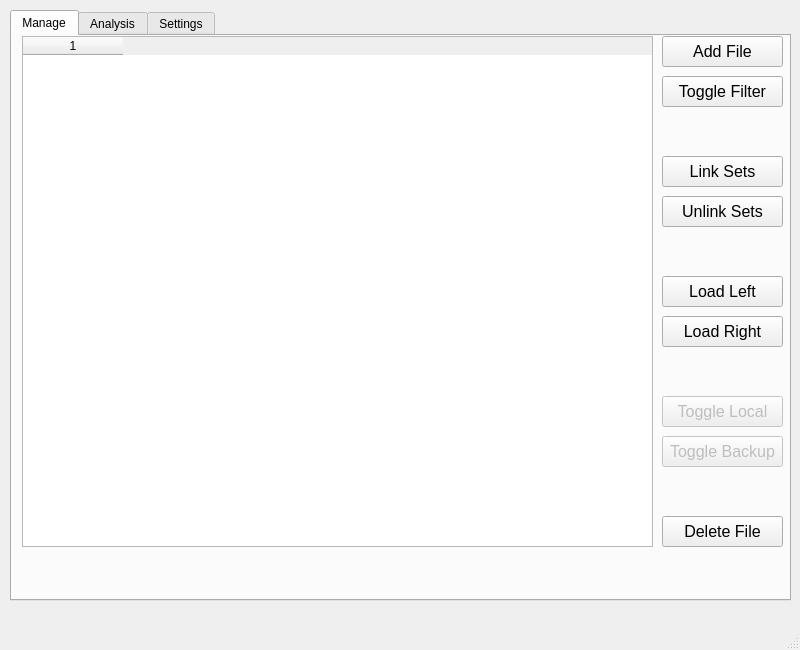
<?xml version="1.0" encoding="UTF-8"?>
<ui version="4.0">
 <class>MainWindow</class>
 <widget class="QMainWindow" name="MainWindow">
  <property name="enabled">
   <bool>true</bool>
  </property>
  <property name="geometry">
   <rect>
    <x>0</x>
    <y>0</y>
    <width>800</width>
    <height>650</height>
   </rect>
  </property>
  <property name="sizePolicy">
   <sizepolicy hsizetype="Fixed" vsizetype="Fixed">
    <horstretch>0</horstretch>
    <verstretch>0</verstretch>
   </sizepolicy>
  </property>
  <property name="windowTitle">
   <string>Leg Asymmetry Analysis Tool</string>
  </property>
  <widget class="QWidget" name="centralwidget">
   <widget class="QTabWidget" name="tabWidget">
    <property name="geometry">
     <rect>
      <x>10</x>
      <y>10</y>
      <width>781</width>
      <height>591</height>
     </rect>
    </property>
    <property name="currentIndex">
     <number>0</number>
    </property>
    <widget class="QWidget" name="tab_Manage">
     <attribute name="title">
      <string>Manage</string>
     </attribute>
     <widget class="QPushButton" name="pushButton_Add">
      <property name="geometry">
       <rect>
        <x>650</x>
        <y>0</y>
        <width>121</width>
        <height>31</height>
       </rect>
      </property>
      <property name="font">
       <font>
        <pointsize>12</pointsize>
       </font>
      </property>
      <property name="text">
       <string>Add File</string>
      </property>
     </widget>
     <widget class="QPushButton" name="pushButton_Delete">
      <property name="geometry">
       <rect>
        <x>650</x>
        <y>480</y>
        <width>121</width>
        <height>31</height>
       </rect>
      </property>
      <property name="font">
       <font>
        <pointsize>12</pointsize>
       </font>
      </property>
      <property name="text">
       <string>Delete File</string>
      </property>
     </widget>
     <widget class="QTableWidget" name="tableWidget_Manager">
      <property name="geometry">
       <rect>
        <x>10</x>
        <y>0</y>
        <width>631</width>
        <height>511</height>
       </rect>
      </property>
      <property name="alternatingRowColors">
       <bool>true</bool>
      </property>
      <property name="selectionBehavior">
       <enum>QAbstractItemView::SelectRows</enum>
      </property>
      <property name="columnCount">
       <number>1</number>
      </property>
      <column/>
     </widget>
     <widget class="QPushButton" name="pushButton_Left">
      <property name="geometry">
       <rect>
        <x>650</x>
        <y>240</y>
        <width>121</width>
        <height>31</height>
       </rect>
      </property>
      <property name="font">
       <font>
        <pointsize>12</pointsize>
       </font>
      </property>
      <property name="text">
       <string>Load Left</string>
      </property>
     </widget>
     <widget class="QPushButton" name="pushButton_Right">
      <property name="geometry">
       <rect>
        <x>650</x>
        <y>280</y>
        <width>121</width>
        <height>31</height>
       </rect>
      </property>
      <property name="font">
       <font>
        <pointsize>12</pointsize>
       </font>
      </property>
      <property name="text">
       <string>Load Right</string>
      </property>
     </widget>
     <widget class="QPushButton" name="pushButton_Link">
      <property name="geometry">
       <rect>
        <x>650</x>
        <y>120</y>
        <width>121</width>
        <height>31</height>
       </rect>
      </property>
      <property name="font">
       <font>
        <pointsize>12</pointsize>
       </font>
      </property>
      <property name="text">
       <string>Link Sets</string>
      </property>
     </widget>
     <widget class="QPushButton" name="pushButton_Unlink">
      <property name="geometry">
       <rect>
        <x>650</x>
        <y>160</y>
        <width>121</width>
        <height>31</height>
       </rect>
      </property>
      <property name="font">
       <font>
        <pointsize>12</pointsize>
       </font>
      </property>
      <property name="text">
       <string>Unlink Sets</string>
      </property>
     </widget>
     <widget class="QWidget" name="widget_Backup" native="true">
      <property name="enabled">
       <bool>false</bool>
      </property>
      <property name="geometry">
       <rect>
        <x>650</x>
        <y>360</y>
        <width>121</width>
        <height>71</height>
       </rect>
      </property>
      <widget class="QPushButton" name="pushButton_Server">
       <property name="geometry">
        <rect>
         <x>0</x>
         <y>40</y>
         <width>121</width>
         <height>31</height>
        </rect>
       </property>
       <property name="font">
        <font>
         <pointsize>12</pointsize>
        </font>
       </property>
       <property name="text">
        <string>Toggle Backup</string>
       </property>
      </widget>
      <widget class="QPushButton" name="pushButton_Local">
       <property name="geometry">
        <rect>
         <x>0</x>
         <y>0</y>
         <width>121</width>
         <height>31</height>
        </rect>
       </property>
       <property name="font">
        <font>
         <pointsize>12</pointsize>
        </font>
       </property>
       <property name="text">
        <string>Toggle Local</string>
       </property>
      </widget>
     </widget>
     <widget class="QPushButton" name="pushButton_Filter">
      <property name="geometry">
       <rect>
        <x>650</x>
        <y>40</y>
        <width>121</width>
        <height>31</height>
       </rect>
      </property>
      <property name="font">
       <font>
        <pointsize>12</pointsize>
       </font>
      </property>
      <property name="text">
       <string>Toggle Filter</string>
      </property>
     </widget>
    </widget>
    <widget class="QWidget" name="tab_Analysis">
     <attribute name="title">
      <string>Analysis</string>
     </attribute>
     <widget class="QTabWidget" name="tabWidget">
      <property name="geometry">
       <rect>
        <x>0</x>
        <y>10</y>
        <width>781</width>
        <height>561</height>
       </rect>
      </property>
      <property name="currentIndex">
       <number>0</number>
      </property>
      <widget class="QWidget" name="tab_Dataset">
       <attribute name="title">
        <string>Dataset</string>
       </attribute>
       <widget class="QTableWidget" name="tableWidget_Left">
        <property name="enabled">
         <bool>false</bool>
        </property>
        <property name="geometry">
         <rect>
          <x>0</x>
          <y>30</y>
          <width>381</width>
          <height>451</height>
         </rect>
        </property>
        <property name="alternatingRowColors">
         <bool>true</bool>
        </property>
        <property name="rowCount">
         <number>20</number>
        </property>
        <property name="columnCount">
         <number>10</number>
        </property>
        <attribute name="horizontalHeaderDefaultSectionSize">
         <number>68</number>
        </attribute>
        <row/>
        <row/>
        <row/>
        <row/>
        <row/>
        <row/>
        <row/>
        <row/>
        <row/>
        <row/>
        <row/>
        <row/>
        <row/>
        <row/>
        <row/>
        <row/>
        <row/>
        <row/>
        <row/>
        <row/>
        <column/>
        <column/>
        <column/>
        <column/>
        <column/>
        <column/>
        <column/>
        <column/>
        <column/>
        <column/>
       </widget>
       <widget class="QTableWidget" name="tableWidget_Right">
        <property name="enabled">
         <bool>false</bool>
        </property>
        <property name="geometry">
         <rect>
          <x>390</x>
          <y>30</y>
          <width>381</width>
          <height>451</height>
         </rect>
        </property>
        <property name="alternatingRowColors">
         <bool>true</bool>
        </property>
        <property name="rowCount">
         <number>20</number>
        </property>
        <property name="columnCount">
         <number>10</number>
        </property>
        <attribute name="horizontalHeaderDefaultSectionSize">
         <number>68</number>
        </attribute>
        <row/>
        <row/>
        <row/>
        <row/>
        <row/>
        <row/>
        <row/>
        <row/>
        <row/>
        <row/>
        <row/>
        <row/>
        <row/>
        <row/>
        <row/>
        <row/>
        <row/>
        <row/>
        <row/>
        <row/>
        <column/>
        <column/>
        <column/>
        <column/>
        <column/>
        <column/>
        <column/>
        <column/>
        <column/>
        <column/>
       </widget>
       <widget class="QLabel" name="label_Right">
        <property name="geometry">
         <rect>
          <x>390</x>
          <y>0</y>
          <width>381</width>
          <height>31</height>
         </rect>
        </property>
        <property name="font">
         <font>
          <pointsize>12</pointsize>
          <weight>75</weight>
          <bold>true</bold>
         </font>
        </property>
        <property name="text">
         <string>Right Leg</string>
        </property>
        <property name="alignment">
         <set>Qt::AlignCenter</set>
        </property>
       </widget>
       <widget class="QLabel" name="label_Left">
        <property name="geometry">
         <rect>
          <x>0</x>
          <y>0</y>
          <width>381</width>
          <height>31</height>
         </rect>
        </property>
        <property name="font">
         <font>
          <pointsize>12</pointsize>
          <weight>75</weight>
          <bold>true</bold>
         </font>
        </property>
        <property name="text">
         <string>Left Leg</string>
        </property>
        <property name="alignment">
         <set>Qt::AlignCenter</set>
        </property>
       </widget>
       <widget class="QPushButton" name="pushButton_ClearLeft">
        <property name="enabled">
         <bool>true</bool>
        </property>
        <property name="geometry">
         <rect>
          <x>140</x>
          <y>490</y>
          <width>101</width>
          <height>31</height>
         </rect>
        </property>
        <property name="font">
         <font>
          <pointsize>12</pointsize>
         </font>
        </property>
        <property name="text">
         <string>Clear Left</string>
        </property>
       </widget>
       <widget class="QPushButton" name="pushButton_ClearRight">
        <property name="enabled">
         <bool>true</bool>
        </property>
        <property name="geometry">
         <rect>
          <x>530</x>
          <y>490</y>
          <width>101</width>
          <height>31</height>
         </rect>
        </property>
        <property name="font">
         <font>
          <pointsize>12</pointsize>
         </font>
        </property>
        <property name="text">
         <string>Clear Right</string>
        </property>
       </widget>
       <widget class="QPushButton" name="pushButton_ClearBoth">
        <property name="enabled">
         <bool>true</bool>
        </property>
        <property name="geometry">
         <rect>
          <x>330</x>
          <y>490</y>
          <width>101</width>
          <height>31</height>
         </rect>
        </property>
        <property name="font">
         <font>
          <pointsize>12</pointsize>
         </font>
        </property>
        <property name="text">
         <string>Clear Both</string>
        </property>
       </widget>
      </widget>
      <widget class="QWidget" name="tab_Results">
       <attribute name="title">
        <string>Graphs</string>
       </attribute>
       <widget class="QFrame" name="frame">
        <property name="geometry">
         <rect>
          <x>460</x>
          <y>250</y>
          <width>120</width>
          <height>80</height>
         </rect>
        </property>
        <property name="frameShape">
         <enum>QFrame::StyledPanel</enum>
        </property>
        <property name="frameShadow">
         <enum>QFrame::Raised</enum>
        </property>
       </widget>
       <widget class="QTabWidget" name="tabWidget_Graphs">
        <property name="geometry">
         <rect>
          <x>10</x>
          <y>10</y>
          <width>751</width>
          <height>521</height>
         </rect>
        </property>
        <property name="tabPosition">
         <enum>QTabWidget::East</enum>
        </property>
        <property name="currentIndex">
         <number>0</number>
        </property>
        <widget class="QWidget" name="tab">
         <attribute name="title">
          <string>Graph 1</string>
         </attribute>
         <widget class="QWidget" name="widget_Graph1" native="true">
          <property name="geometry">
           <rect>
            <x>0</x>
            <y>0</y>
            <width>721</width>
            <height>511</height>
           </rect>
          </property>
         </widget>
        </widget>
        <widget class="QWidget" name="tab_2">
         <attribute name="title">
          <string>Graph 2</string>
         </attribute>
         <widget class="QWidget" name="widget_Graph2" native="true">
          <property name="geometry">
           <rect>
            <x>0</x>
            <y>0</y>
            <width>721</width>
            <height>511</height>
           </rect>
          </property>
         </widget>
        </widget>
       </widget>
      </widget>
      <widget class="QWidget" name="tab_Model">
       <attribute name="title">
        <string>Results</string>
       </attribute>
       <widget class="QTextBrowser" name="textBrowser_Results">
        <property name="geometry">
         <rect>
          <x>10</x>
          <y>10</y>
          <width>751</width>
          <height>511</height>
         </rect>
        </property>
        <property name="font">
         <font>
          <pointsize>12</pointsize>
         </font>
        </property>
       </widget>
      </widget>
     </widget>
     <widget class="QPushButton" name="pushButton_Analyze">
      <property name="enabled">
       <bool>false</bool>
      </property>
      <property name="geometry">
       <rect>
        <x>674</x>
        <y>0</y>
        <width>101</width>
        <height>31</height>
       </rect>
      </property>
      <property name="font">
       <font>
        <pointsize>12</pointsize>
       </font>
      </property>
      <property name="text">
       <string>Analyze</string>
      </property>
     </widget>
     <widget class="QProgressBar" name="progressBar_Analysis">
      <property name="geometry">
       <rect>
        <x>190</x>
        <y>10</y>
        <width>471</width>
        <height>16</height>
       </rect>
      </property>
      <property name="value">
       <number>0</number>
      </property>
      <property name="alignment">
       <set>Qt::AlignCenter</set>
      </property>
      <property name="orientation">
       <enum>Qt::Horizontal</enum>
      </property>
     </widget>
    </widget>
    <widget class="QWidget" name="tab_Settings">
     <property name="enabled">
      <bool>true</bool>
     </property>
     <attribute name="title">
      <string>Settings</string>
     </attribute>
     <widget class="QPushButton" name="pushButton_Connect">
      <property name="enabled">
       <bool>false</bool>
      </property>
      <property name="geometry">
       <rect>
        <x>320</x>
        <y>320</y>
        <width>131</width>
        <height>41</height>
       </rect>
      </property>
      <property name="font">
       <font>
        <pointsize>12</pointsize>
       </font>
      </property>
      <property name="text">
       <string>Connect</string>
      </property>
     </widget>
     <widget class="QLineEdit" name="lineEdit_Creds">
      <property name="geometry">
       <rect>
        <x>190</x>
        <y>180</y>
        <width>201</width>
        <height>21</height>
       </rect>
      </property>
      <property name="font">
       <font>
        <pointsize>12</pointsize>
       </font>
      </property>
     </widget>
     <widget class="QCheckBox" name="checkBox_Creds">
      <property name="geometry">
       <rect>
        <x>200</x>
        <y>210</y>
        <width>181</width>
        <height>17</height>
       </rect>
      </property>
      <property name="font">
       <font>
        <pointsize>12</pointsize>
       </font>
      </property>
      <property name="text">
       <string>Remember Credentials</string>
      </property>
      <property name="checked">
       <bool>true</bool>
      </property>
     </widget>
     <widget class="QPushButton" name="pushButton_Creds">
      <property name="geometry">
       <rect>
        <x>460</x>
        <y>170</y>
        <width>131</width>
        <height>41</height>
       </rect>
      </property>
      <property name="font">
       <font>
        <pointsize>12</pointsize>
       </font>
      </property>
      <property name="text">
       <string>Open File</string>
      </property>
     </widget>
     <widget class="QLabel" name="label_Creds">
      <property name="geometry">
       <rect>
        <x>190</x>
        <y>150</y>
        <width>131</width>
        <height>16</height>
       </rect>
      </property>
      <property name="font">
       <font>
        <pointsize>12</pointsize>
       </font>
      </property>
      <property name="text">
       <string>Credential File</string>
      </property>
     </widget>
    </widget>
   </widget>
  </widget>
  <widget class="QMenuBar" name="menubar">
   <property name="geometry">
    <rect>
     <x>0</x>
     <y>0</y>
     <width>800</width>
     <height>21</height>
    </rect>
   </property>
  </widget>
  <widget class="QStatusBar" name="statusbar"/>
 </widget>
 <resources/>
 <connections/>
</ui>
